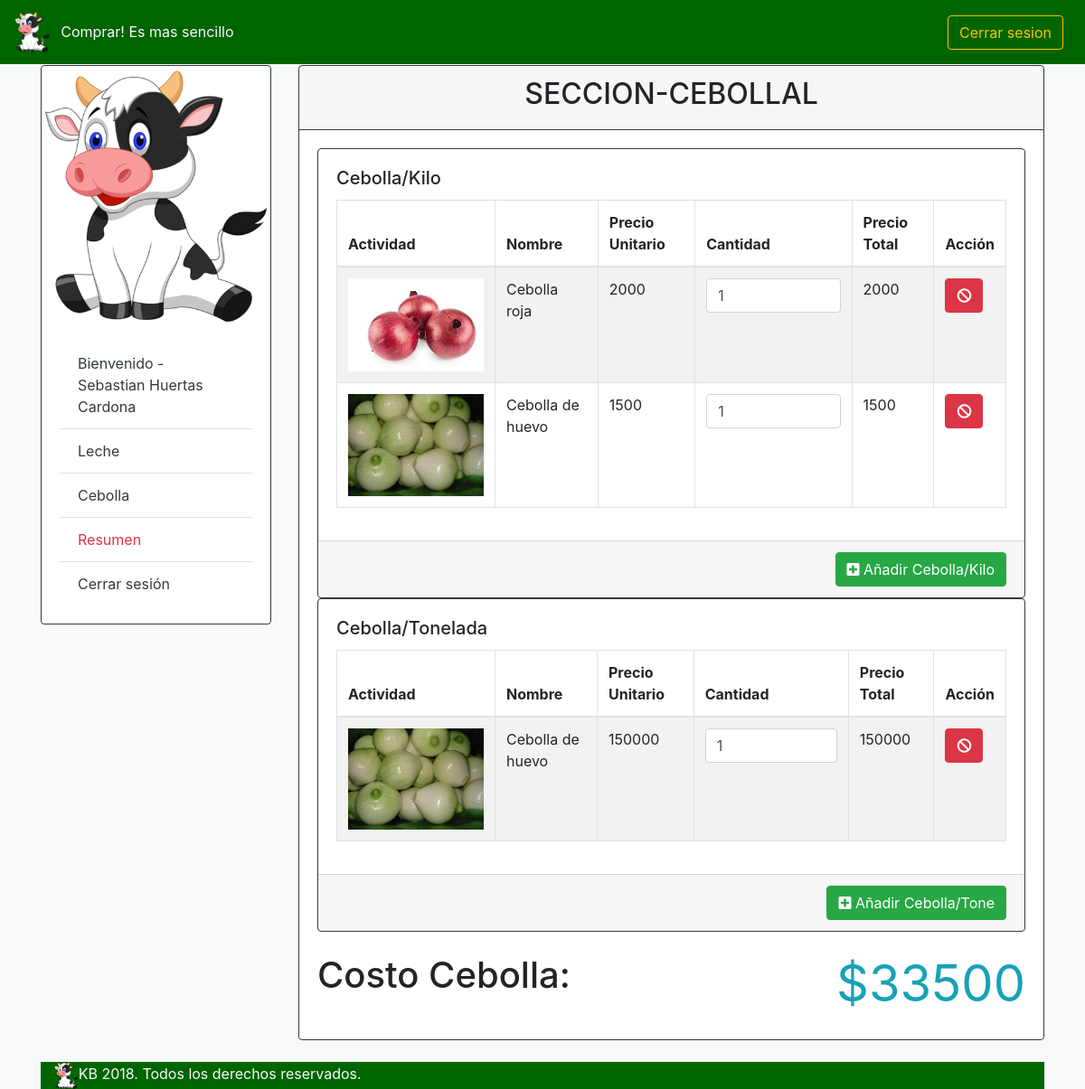
The page /LunaMiel/ (signed in) on the database its author committed.
### Pareja/models.py (models this page shows, shortened)
class Enamorado(models.Model):
	User=models.OneToOneField(User, on_delete=models.CASCADE)
	cedula=models.CharField(max_length=50, validators=[numeric_validator])
	telefono=models.CharField(max_length=50, null=True, blank=True, default=None)
	precio=models.BigIntegerField(default=0)
	class Meta:
		app_label = 'Pareja'

### LunaMiel/models.py (models this page shows, shortened)
class ActividadCarrito(models.Model):
	LunaMielEvento=models.ForeignKey(LunaMielEvento, on_delete=models.CASCADE)
	Actividad=models.ForeignKey(Actividad, on_delete=models.CASCADE)
	cantidad = models.IntegerField(default=1)
	def total(self):
		return self.Actividad.precio*self.cantidad

class Actividad(models.Model):
	nombre=models.CharField(max_length=250)
	imagen=models.ImageField(null=True, blank=True, default=None, upload_to="LunaMiel/Actividad")
	precio=models.BigIntegerField(default=0)
	class Meta:
		verbose_name = "Actividad"
		verbose_name_plural = "Actividades"

class HotelCarrito(models.Model):
	Hotel=models.ForeignKey(Hotel, on_delete=models.CASCADE)
	LunaMielEvento=models.ForeignKey(LunaMielEvento, on_delete=models.CASCADE)
	cantidad = models.IntegerField(default=1)
	def total(self):
		return self.Hotel.precio*self.cantidad

class Hotel(models.Model):
	nombre=models.CharField(max_length=250)
	descripcion=models.TextField(max_length=1000, null=True, blank=True, default=None)
	calificacion=models.IntegerField()
	imagen=models.ImageField(null=True, blank=True, default=None, upload_to="LunaMiel/Hotel")
	precio=models.BigIntegerField(default=0)
	class Meta:
		verbose_name = "Hotel"
		verbose_name_plural = "Hoteles"

class LunaMielEvento(models.Model):
	Boda=models.ForeignKey(Boda, on_delete=models.CASCADE)
	precio=models.BigIntegerField(default=0)

### LunaMiel/views.py (the view)
# urls.py: path('',dashboardView , name='dashboard'),
@login_required(login_url='index')
def dashboardView(request):
    ctx = baseContext(request)
    actividades = Actividad.objects.all()
    hoteles = Hotel.objects.all()
    ctx['actividades'] = actividades
    ctx['hoteles'] = hoteles
    return render(request, 'LunaMiel/dashboard.html', ctx)

### Fiesta/utils.py (called while the page is built)
def getPriceFormat(value):
    string = str(value)
    keys = [ string[::-1][i:i+3] for i in range(0, len(string), 3)]
    finalValue = '.'.join(keys)[::-1]
    return finalValue

### LunaMiel/utils.py (called while the page is built)
def baseContext(request):
    user = request.user
    enamorado = Enamorado.objects.get(User_id=user)
    boda = Boda.objects.filter(Enamorado1_id=enamorado.id)
    boda = boda[0]
    fiesta = FiestaEvento.objects.filter(Boda_id=boda.id).first()
    luna = LunaMielEvento.objects.filter(Boda_id=boda.id).first()
    precio_pareja = int(boda.Enamorado1.precio)
    print("user id ->", user.id)
    return {
        'user_id': user,
        'boda_id':boda.id,
        'fiesta_id':fiesta.id,
        'enamorado': boda.Enamorado1,
        'precio_pareja': getPriceFormat(precio_pareja),
        'precio_boda': getPriceFormat(boda.precio),
        'enamoradoNombre': boda.Enamorado1,
        'luna':luna,
        'boda': boda
    }

### templates/LunaMiel/dashboard.html (shortened to what this page needs)
{% extends 'base/base.html' %}
{% block name_mod %}
	<div class="card-header border-dark">
        <h2 class="text-center">SECCION-CEBOLLAL</h2>
  	</div>
{% endblock name_mod %}
{% block styles %}
    {% load static %}
    <link rel="stylesheet" href="{% static "css/LunaMiel/fontawesome/css/fontawesome-all.min.css" %}">
    <link rel="stylesheet" href="{% static "css/LunaMiel/datatables/css/dataTables.bootstrap4.css" %}">
    <link rel="stylesheet" href="{% static "css/LunaMiel/luna.css" %}">
{% endblock styles %}
{%  block content %}
<div class="card border-dark">
    <div class="card-body">
        <h5 class="card-title">Cebolla/Kilo</h5>
        <table id="tabla_actividades" class="table table-striped table-bordered" style="width: 100%">
                    <thead>
                        <tr>
                            <th>Actividad</th>
                            <th>Nombre</th>
                            <th>Precio Unitario</th>
                            <th>Cantidad</th>
                            <th>Precio Total</th>
                            <th>Acción</th>
                        </tr>
                    </thead>
                    <tbody>
                    {%  for actividad in luna.actividadcarrito_set.all %}
                        <tr data-id="a{{ actividad.Actividad_id }}">
                            <td>
                                <img class="imagen" src="{%  get_media_prefix %}{{ actividad.Actividad.imagen }}">
                            </td>
                            <td>{{ actividad.Actividad.nombre }}</td>
                            <td>{{ actividad.Actividad.precio }}</td>
                            <td>
                                <input type="number" min="1" class="form-control" onchange="actualizarActividad({{ actividad.Actividad_id }})" value="{{ actividad.cantidad }}" />
                            </td>
                            <td>
                                {{  actividad.total }}
                            </td>
                            <td>
                                <button class="btn btn-danger" onclick="removerCantidad({{ actividad.Actividad_id }})" ><i class="fa fa-ban"></i></button>
                            </td>
                        </tr>
                    {% endfor %}
                    </tbody>
        </table>
    </div>
    <div class="card-footer">
        <button type="button" data-toggle="modal" data-target="#modal_actividad_anadir" class="btn btn-success float-right"><i class="fa fa-plus-square"></i> Añadir Cebolla/Kilo</button>
    </div>
</div>
<div class="card border-dark mt-30">
    <div class="card-body">
        <h5 class="card-title">Cebolla/Tonelada</h5>
        <table id="tabla_hoteles" class="table table-striped table-bordered" style="width: 100%">
                    <thead>
                        <tr>
                            <th>Actividad</th>
                            <th>Nombre</th>
                            <th>Precio Unitario</th>
                            <th>Cantidad</th>
                            <th>Precio Total</th>
                            <th>Acción</th>
                        </tr>
                    </thead>
                    <tbody>
                    {%  for hotel in luna.hotelcarrito_set.all %}
                        <tr data-id="h{{ hotel.Hotel_id }}">
                            <td>
                                <img class="imagen" src="{%  get_media_prefix %}{{ hotel.Hotel.imagen }}">
                            </td>
                            <td>{{ hotel.Hotel.nombre }}</td>
                            <td>{{ hotel.Hotel.precio }}</td>
                            <td>
                                <input type="number" min="1" class="form-control" onchange="actualizarHotel({{ hotel.Hotel_id }})" value="{{ hotel.cantidad }}" />
                            </td>
                            <td>
                                {{  hotel.total }}
                            </td>
                            <td>
                                <button class="btn btn-danger" onclick="removerCantidadHotel({{ hotel.Hotel_id }})" ><i class="fa fa-ban"></i></button>
                            </td>
                        </tr>
                    {% endfor %}
                    </tbody>
        </table>
    </div>
    <div class="card-footer">
        <button type="button" data-toggle="modal" data-target="#modal_hotel_anadir" class="btn btn-success float-right"><i class="fa fa-plus-square"></i> Añadir Cebolla/Tone</button>
    </div>
</div>
<div class="row mt-4">
    <div class="col text-left">
        <h1>Costo Cebolla:</h1>
    </div>
    <div class="col text-right">
        <h1 class="display-4 text-info"><strong id="precio_total">${{luna.precio}}</strong></h1>
    </div>
</div>
{%  endblock content %}

### templates/base/base.html (shortened to what this page needs)
<!DOCTYPE html>
<html lang="es">
<head>
	{% load staticfiles %}
	<link rel="stylesheet" href="{% static "css/base.css" %}">
	<link rel="stylesheet" href="{% static "css/bootstrap.min.css" %}">
    {% block styles %}
	{% endblock styles %}
</head>
<body class="bg-light">
	<header>
	    <nav class="navbar fixed-top navbar-dark navbar-expand-md" style="background-color: #006400;">
	        <div class="row">
	            <div class="col-2">
	                <a class="navbar-brand">
	                    <img id="" src="/static/img/vacaanimada.png" alt="" height="45">
	                </a>
	            </div>
	            <div class="col-10 align-self-end d-none d-xl-block">
	                <p class="text-light">Comprar! Es mas sencillo</p>
	            </div>
	        </div>
	        <div class="collapse navbar-collapse" id="navbarCollapse">
	            <div class="btn-group mr-2" role="group" aria-label="Second group">
	                <a class="btn btn-outline-warning " href="{% url 'Pareja:cerrar-sesion' %}">Cerrar sesion</a>
	            </div>
	        </div>
	    </nav>
	</header>
	<div class="container container-md-fluid">
		<div class="row mt-5 pt-4 pt-md-12 mb-4">
			<div class="d-none d-md-block col-lg-3 col-md-4 col-sm-12">
				<div class="card border-dark">
  					<img class="card-img-top" src="{% static 'img/vacaanimada.png' %}">
  					<div class="card-body">
    					<ul class="list-group list-group-flush">
						  <li class="list-group-item">
						  	<a href="{% url 'Pareja:actualizar' %}" class="text-dark" data-toggle="" aria-expanded="true" aria-controls="">
								Bienvenido - {{ enamoradoNombre.User.first_name }} {{ enamoradoNombre.User.last_name }}
							</a>
						  </li>
						  <li class="list-group-item">
						  	<a href="{% url 'Fiesta:dashboard' user_id boda_id fiesta_id %}" class="text-dark" data-toggle="" aria-expanded="true" aria-controls="">
								Leche
							</a>
						  </li>
						  <li class="list-group-item">
						  	<a href="{% url 'LunaMiel:dashboard' %}" class="text-dark" data-toggle="" aria-expanded="true" aria-controls="">
								Cebolla
							</a>
						  </li>
						  <li class="list-group-item">
						  	<a href="{% url 'tableroResumen' %}" class="text-danger" data-toggle="" aria-expanded="true" aria-controls="">
								Resumen
							</a>
						  </li>
						  <li class="list-group-item">
						  	<a href="{% url 'Pareja:cerrar-sesion' %}" class="text-dark" data-toggle="" aria-expanded="true" aria-controls="">
								Cerrar sesión
							</a>
						  </li>
						</ul>
  					</div>
				</div>
			</div>
			<div class="col-lg-9 col-md-8 col-sm-12">
				<div class="card border-dark">
					{% block name_mod %}
					{% endblock name_mod %}
  				<div class="card-body">
					<div class="content">
						{% block content %}
						{% endblock content %}
					</div>
    			</div>
			</div>
		</div>
	</div>
  <footer class="footer" style="background-color: #006400;">
    <div class="container">
      <div class="row">
        <div class="col">
            <div class="text-light"><img id="" src="../static/img/vacaanimada.png" alt="" height="30">KB 2018. Todos los derechos reservados.</div>
                </div>
            </div>
        </div>
    </footer>
</body>
</html>

### static/css/base.css (style rules this page uses)
* { -webkit-box-sizing: border-box; -moz-box-sizing:border-box; box-sizing: border-box; list-style: none; text-decoration: none; }
body { line-height: 18px; padding: 0; margin: 0; overflow-x: hidden; }
a { text-align: none; text-decoration: none; }

### static/css/LunaMiel/luna.css (style rules this page uses)
.table .imagen { max-width: 150px; height: auto; max-height: 150px; display: block; margin-left: auto; margin-right: auto; }

### rows shown on the page
Enamorado: User.first_name "Sebastian", User.last_name "Huertas Cardona"
ActividadCarrito: Actividad.imagen (picture), Actividad.nombre "Cebolla roja", Actividad.precio "2000", Actividad_id "1", total "2000"
ActividadCarrito: Actividad.imagen (picture), Actividad.nombre "Cebolla de huevo", Actividad.precio "1500", cantidad "1", total "1500"
HotelCarrito: Hotel.imagen (picture), Hotel.nombre "Cebolla de huevo", Hotel.precio "150000", Hotel_id "1", total "150000"
LunaMielEvento: precio "33500"
